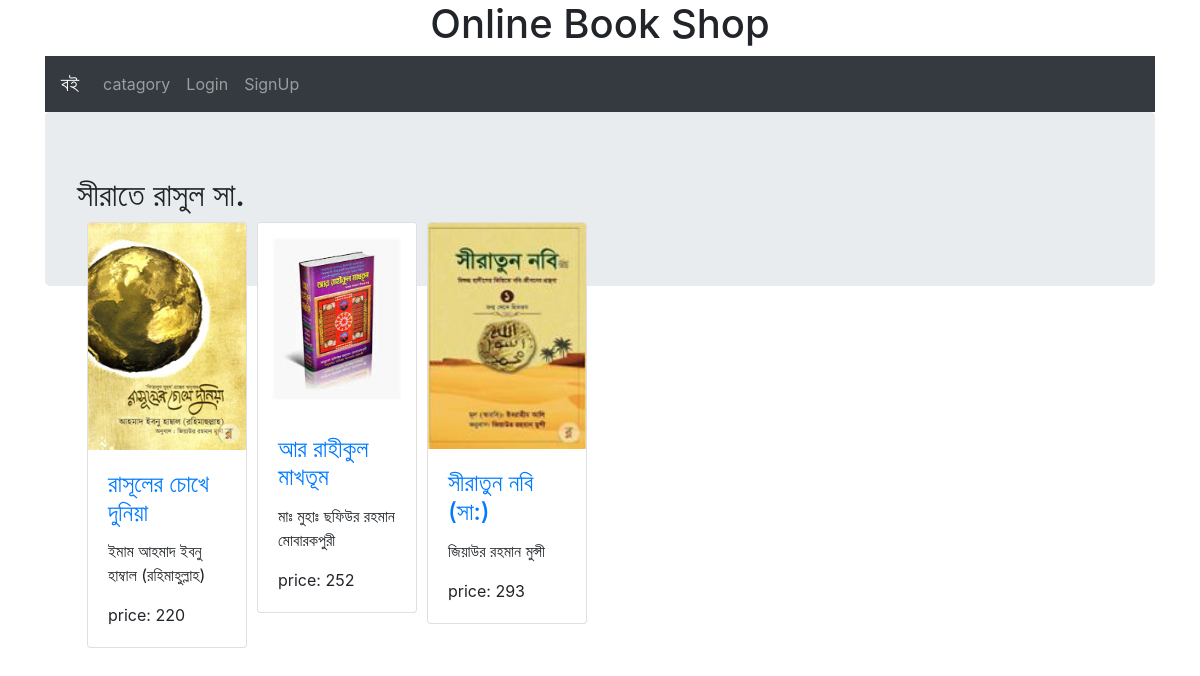
The page /catagory_detail/6/ on the database its author committed.
### book_info/models.py (models this page shows, shortened)
class Catagory(models.Model):
    name = models.CharField(max_length=100)

class Book_info(models.Model):
    cover= models.ImageField(upload_to='images/')
    name = models.CharField(max_length=100)
    author= models.CharField(max_length=100)
    description = models.TextField(blank=True, null=True)
    price = models.IntegerField()
    available = models.BooleanField(default=False)
    catagory = models.ForeignKey(Catagory, on_delete=models.CASCADE)

### book_info/views.py (the view)
# urls.py: path('catagory_detail/<int:catagory_id>/', views.catagory_detail, name='catagory_detail')
def catagory_detail(request,catagory_id):
    catagory = Catagory.objects.get(id=catagory_id)
    book = Book_info.objects.filter(catagory=catagory)
    context = {
    'catagory':catagory,
    'book':book,
    }
    return render(request, 'book_info/catagory_detail.html', context)

### templates/book_info/catagory_detail.html (shortened to what this page needs)
{% extends 'base.html' %}
{% block content %}
<h2>{{ catagory.name }} </h2>
{% for book in book %}
<div class="card" style="width:160px; margin-left:10px; float:left">
  <a href="{% url 'book_detail' book.id %}"><img class="card-img-top" src="{{ book.cover.url }}"  alt="Card image"></a>
  <div class="card-body">
    <a  class="card-title" href="{% url 'book_detail' book.id %}" ><h4 class="card-title">{{ book.name }}</h4></a>
    <p class="card-text">{{ book.author }}</p>
    <p class="card-text">price: {{ book.price }}</p>
  </div>
</div>
{% endfor %}
{% endblock %}

### rows shown on the page
Catagory: name "সীরাতে রাসুল সা."
Book_info: cover (picture), name "রাসূলের চোখে দুনিয়া", author "ইমাম আহমাদ ইবনু হাম্বাল (রহিমাহুল্লাহ)", price "220"
Book_info: cover (picture), name "আর রাহীকুল মাখতূম", author "মাঃ মুহাঃ ছফিউর রহমান মোবারকপুরী", price "252"
Book_info: cover (picture), name "সীরাতুন নবি (সা:)", author "জিয়াউর রহমান মুন্সী", price "293"
